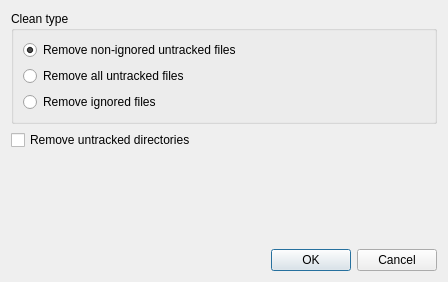
<?xml version="1.0" encoding="UTF-8"?>
<ui version="4.0">
 <class>CleanupDialog</class>
 <widget class="QDialog" name="CleanupDialog">
  <property name="geometry">
   <rect>
    <x>0</x>
    <y>0</y>
    <width>448</width>
    <height>282</height>
   </rect>
  </property>
  <property name="windowTitle">
   <string>Cleanup repo</string>
  </property>
  <property name="windowIcon">
   <iconset theme="kommit"/>
  </property>
  <layout class="QVBoxLayout" name="verticalLayout_2">
   <item>
    <widget class="QGroupBox" name="groupBox">
     <property name="title">
      <string>Clean type</string>
     </property>
     <layout class="QVBoxLayout" name="verticalLayout">
      <item>
       <widget class="QRadioButton" name="radioButtonNonIgnoredUntrackedFiles">
        <property name="text">
         <string>Remove non-ignored untracked files</string>
        </property>
        <property name="checked">
         <bool>true</bool>
        </property>
       </widget>
      </item>
      <item>
       <widget class="QRadioButton" name="radioButtonAllUntrackedFiles">
        <property name="text">
         <string>Remove all untracked files</string>
        </property>
       </widget>
      </item>
      <item>
       <widget class="QRadioButton" name="radioButtonRemoveAllIgnoredFiles">
        <property name="text">
         <string>Remove ignored files</string>
        </property>
       </widget>
      </item>
     </layout>
    </widget>
   </item>
   <item>
    <widget class="QCheckBox" name="checkBoxRemoveDirectories">
     <property name="text">
      <string>Remove untracked directories</string>
     </property>
    </widget>
   </item>
   <item>
    <spacer name="verticalSpacer">
     <property name="orientation">
      <enum>Qt::Vertical</enum>
     </property>
     <property name="sizeHint" stdset="0">
      <size>
       <width>20</width>
       <height>70</height>
      </size>
     </property>
    </spacer>
   </item>
   <item>
    <widget class="QDialogButtonBox" name="buttonBox">
     <property name="orientation">
      <enum>Qt::Horizontal</enum>
     </property>
     <property name="standardButtons">
      <set>QDialogButtonBox::Cancel|QDialogButtonBox::Ok</set>
     </property>
    </widget>
   </item>
  </layout>
 </widget>
 <resources/>
 <connections>
  <connection>
   <sender>buttonBox</sender>
   <signal>accepted()</signal>
   <receiver>CleanupDialog</receiver>
   <slot>accept()</slot>
   <hints>
    <hint type="sourcelabel">
     <x>248</x>
     <y>254</y>
    </hint>
    <hint type="destinationlabel">
     <x>157</x>
     <y>274</y>
    </hint>
   </hints>
  </connection>
  <connection>
   <sender>buttonBox</sender>
   <signal>rejected()</signal>
   <receiver>CleanupDialog</receiver>
   <slot>reject()</slot>
   <hints>
    <hint type="sourcelabel">
     <x>316</x>
     <y>260</y>
    </hint>
    <hint type="destinationlabel">
     <x>286</x>
     <y>274</y>
    </hint>
   </hints>
  </connection>
 </connections>
</ui>
